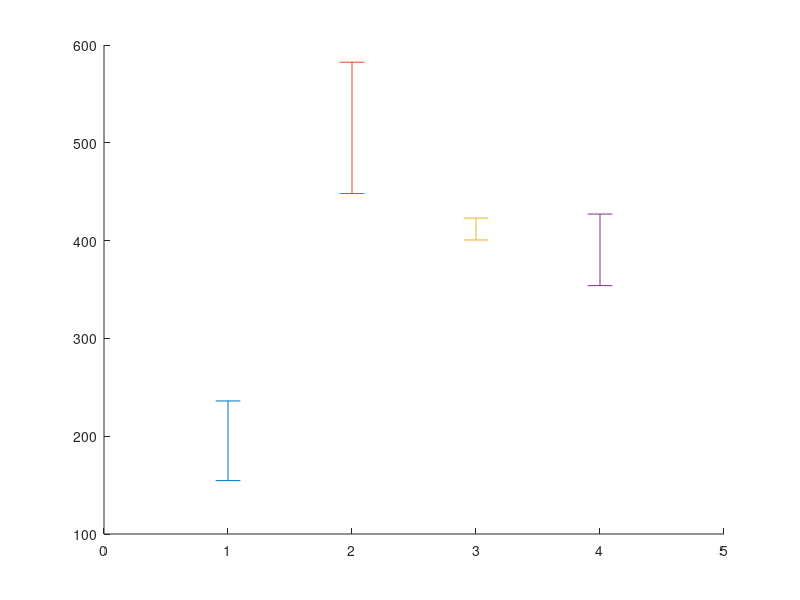

Source code (MATLAB):
function drugeffect()

tDg = [419.909525668554;399.065010321973;416.513579326624];
iCt = [453.714302819056;505.247277005235;586.853793636481];
aRt = [367.033775037070;360.530813505884;393.6042;441.068];

miCt = mean(iCt);
siCt = std(iCt);
mtDg = mean(tDg);
smtDg = std(tDg);
maRt = mean(aRt);
saRt = std(aRt);
%uRBCs
uRBC = [159.38 182.48 262.94 178.20 157.44 236.77 241.96 157.78 180.95];
muRBC = mean(uRBC);
suRBC = std(uRBC);

figure, hold on
errorbar(1,muRBC,suRBC);
errorbar(2,miCt,siCt);
errorbar(3,mtDg,smtDg);
errorbar(4,maRt,saRt);
hold off

end
